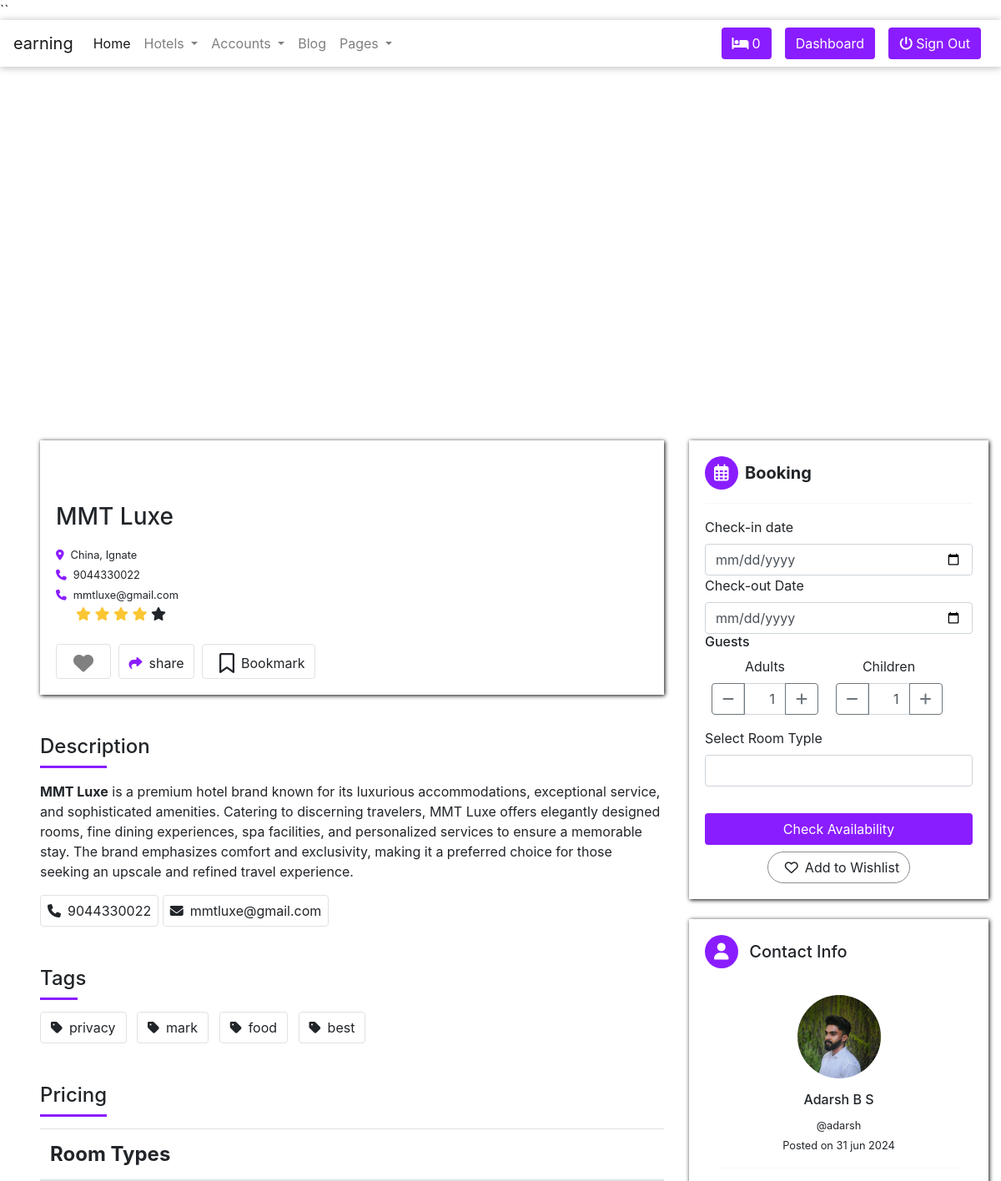
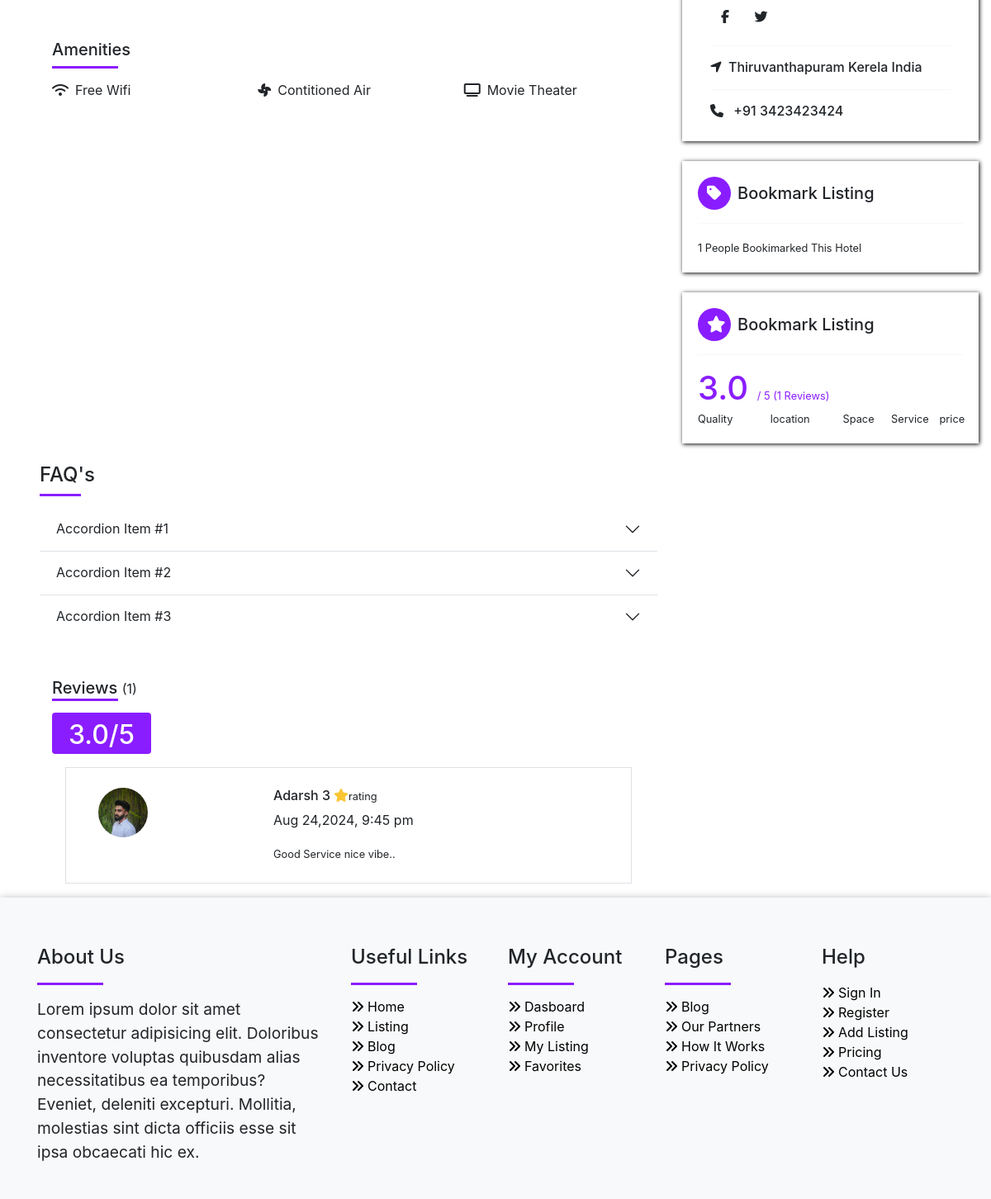
Page /detail/mmt-luxe/ (signed in) on the committed database (2 pictures, top to bottom).
### hotel/models.py (models this page shows, shortened)
class Hotel(models.Model):
    user = models.ForeignKey(User,on_delete=models.SET_NULL,null=True)
    name = models.CharField(max_length=100)
    description = CKEditor5Field(null=True,blank=True, config_name='extends')
    image = models.FileField(upload_to='hotel_galley')
    address = models.CharField(max_length=200)
    mobile = models.CharField(max_length=50)
    email = models.EmailField(max_length=110)
    status = models.CharField(max_length=20,choices=HOTEL_STATUS ,default='Live')
    tag=TaggableManager(blank=True)
    views=models.IntegerField(default=0)
    featured=models.BooleanField(default=False)
    hid = ShortUUIDField(unique=True, length=10, max_length=20, alphabet='abcdefghijklmnopqrstuvwxyz')
    slug= models.SlugField(unique=True)
    date= models.DateTimeField(auto_now_add=True)
    def hotel_room_types(self):
        return RoomType.objects.filter(hotel=self)

### hotel/views.py (the view)
# urls.py: path('detail/<slug>/',views.hotel_detail,name='hotel_detail'),
def hotel_detail(request,slug):
    hotel=Hotel.objects.get(status='Live',slug=slug)
    if request.user.is_authenticated:
        bookmark = Bookmark.objects.filter(user=request.user, hotel=hotel)
    context={
        'hotel':hotel,
        'bookmark':bookmark
    }
    return render(request,'hotel/hotel_page.html',context)

### templates/hotel/hotel_page.html (shortened to what this page needs)
{% load static %}
{% include "base/base.html" %}
{% block content %}
<section>
    <div id="carouselExampleIndicators" class="carousel slide" data-ride="carousel">
        <ol class="carousel-indicators">
          <li data-target="#carouselExampleIndicators" data-slide-to="0" class="active"></li>
          <li data-target="#carouselExampleIndicators" data-slide-to="1"></li>
          <li data-target="#carouselExampleIndicators" data-slide-to="2"></li>
        </ol>
        <div class="carousel-inner">
        </div>
        <a class="carousel-control-prev" href="#carouselExampleIndicators" role="button" data-slide="prev">
          <span class="carousel-control-prev-icon" aria-hidden="true"></span>
        </a>
        <a class="carousel-control-next" href="#carouselExampleIndicators" role="button" data-slide="next">
          <span class="carousel-control-next-icon" aria-hidden="true"></span>
        </a>
      </div>
      <div class="container-fluid mt-5 mr-0 ml-0 pl-5">
        <div class="row">
            <div class="col-12 col-md-8">
              <div class="box-l">
                <h3 class="mb-3">{{hotel.name}}</h3>
                <small><i class="fa-solid fa-location-dot pr-2 colo"></i>{{hotel.address}}</small>
                <br>
                <small><i class="fa-solid fa-phone pr-2 colo"></i>{{hotel.mobile}}</small>   <br>
                <small><i class="fa-solid fa-phone pr-2 colo"></i>{{hotel.email}}</small>
                <div class="d-flex justify-content-between ">
                  <div class="ratings pl-4 pr-0">
                      <i class="fa fa-star rating-color"></i>
                      <i class="fa fa-star rating-color"></i>
                      <i class="fa fa-star rating-color"></i>
                      <i class="fa fa-star rating-color"></i>
                      <i class="fa fa-star"></i>
                  </div>
              </div>
              <div class="ratings mt-4">
                {% if bookmark %}
                <a  data-hotel="{{hotel.id}}" class="btn border add-to-bookmark-{{hotel.id}} mr-1" id='add-to-bookmark' > <i class="fa-solid fa-heart  fa-xl pt-3 px-2 " style="color:red;"></i></a>
                {% else %}
                <a   data-hotel="{{hotel.id}}" class="btn border add-to-bookmark-{{hotel.id}} mr-1" id='add-to-bookmark' > <i class="fa-solid fa-heart  fa-xl pt-3 px-2"  style="color:gray;"></i></a>
                {% endif %}
                <button class="btn border mr-1"><i class="fa-solid fa-share pt-2 pr-2 colo"></i>share</button>
                <button class="btn border mr-1"> <i class="fa-regular fa-bookmark  fa-xl pt-3 px-2 "></i>Bookmark</button>
            </div>
            </div>
            <div class="container-fluid mx-0 px-0 my-5 ">
            <h4>Description</h4>
            <div class="line"></div>
            <p>{{hotel.description|safe}}</p>
            <button class="btn px-2 border"><i class="fa-solid fa-phone mr-2"></i>{{hotel.mobile}}</button>
            <button class="btn px-2 border"><i class="fa-solid fa-envelope mr-2"></i>{{hotel.email}}</button>
             <div class="container-fluid mx-0 px-0 my-5" >
              <h4>Tags</h4>
              <div class="line" style="width: 45px;"></div>
              {% for t in hotel.tag.all %}
              <button class="btn border mr-2"><i class="fa-solid fa-tag mr-2"></i>{{t.name}}</button>
              {% endfor %}
             </div>
             <div class="container-fluid mx-0 px-0 my-5" >
              <h4>Pricing</h4>
              <div class="line"></div>
              <table class="table">
                <thead class="table-head">
                  <th class="">Room Types</th>
                  <th></th>
                </thead>
              </table>
              </div>
               <div class="container-fluid">
               <h5>Amenities</h5>
               <div class="line"></div>
               <div class="container-fluid p-0 m-0">
                <div class="row">
                <div class="col-4">
                  <p><i class="fa-solid fa-wifi pr-2"></i>Free Wifi</p>
                </div>
                <div class="col-4">
                  <p ><i class="fa-solid fa-fan pr-2"></i>Contitioned Air</p>
                </div>
                <div class="col-4">
                  <p><i class="fa-solid fa-tv pr-2"></i>Movie Theater</p>
                </div>
              </div>
               </div>
              </div>
            </div>
            </div>
            <div class="col-12 col-md-4">
              <div class="box-r">
                <h5><i class="fa-regular fa-calendar-days calender mr-2"></i><b>Booking</b></h5>
                <hr>
                <form class="" method="POST" action="{% url 'booking:check_room_availability' %}">
                <label for="">Check-in date</label>
                <input type="date" name="checkin" class="form-control" >
                <label for="">Check-out Date</label>
                <input type="date" class="form-control" name="checkout" >
                <h6>Guests</h6>
                <label for="" class="text-center">Adults
                <div class="input-group inline-group ">
                  <div class="input-group-prepend">
                    <span class="btn btn-outline-secondary btn-minus">
                      <i class="fa fa-minus"></i>
                    </span>
                  </div>
                  <input class="form-control quantity" min="0" name="adult" value="1" type="number">
                  <div class="input-group-append">
                    <span class="btn btn-outline-secondary btn-plus">
                      <i class="fa fa-plus"></i>
                    </span>
                  </div>
                </div>
              </label>
              <label for="" class="text-center">Children
              <div class="input-group inline-group  ">
                <div class="input-group-prepend">
                  <span class="btn btn-outline-secondary btn-minus">
                    <i class="fa fa-minus"></i>
                  </span>
                </div>
                <input class="form-control quantity" min="0" name="children" value="1" type="number">
                <div class="input-group-append">
                  <span class="btn btn-outline-secondary btn-plus">
                    <i class="fa fa-plus"></i>
                  </span>
                </div>
              </div></label>
          <br>
                <label for="">Select Room Typle</label>
                <br>
                <div class="select is-multiple">
                <select class="form-control" name='room_type' aria-label=".form-select-lg example">
                </select>
                <br></div>
                <button class="btn nav_btn btn-block my-2">Check Availability</button>
                <div class="text-center">
                <button class="btn btn-wish text-enter"><i class="fa-regular fa-heart  fa-md px-2 "></i>Add to Wishlist</button>
                 </div>
                </form>
              </div>
              <div class="box-r mt-4">
                <h5><i class="fa-solid fa-user calender mr-2"></i> Contact Info</h5>
                <br>
                <div class="container-fluid">
                  <div class="row text-center ">
                    <div class="col-12  justify-content-center align-items-center d-flex">
                      <div class="img" ></div>
                    </div>
                    <div class="col-12  pt-3">
                      <h6>Adarsh B S</h6>
                      <small>@adarsh</small>
                      <br>
                      <small>Posted on 31 jun 2024</small>
                    </div>
                  </div>
                  <hr>
                  <div>
                    <button class="btn"><i class="fa-brands fa-facebook-f"></i></button>
                    <button class="btn"><i class="fa-brands fa-twitter"></i></button>
                  </div>
                  <hr>
                  <h6><i class="fa-solid fa-location-arrow mr-2"></i>Thiruvanthapuram Kerela India </h6>
                  <hr>
                  <h6> <i class="fa-solid fa-phone mr-2"></i> +91 3423423424</h6>
                </div>
              </div>
              <div class="box-r mt-4">
                <h5><i class="fa-solid fa-tag calender mr-2"></i>Bookmark Listing</h5>
                <hr>
                <small>1 People Bookimarked This Hotel</small>
              </div>
              <div class="box-r mt-4">
                <h5><i class="fa-solid fa-star calender mr-2"></i>Bookmark Listing</h5>
                <hr>
                <h1 class="colo d-inline">3.0  </h1><small class="colo">/ 5 (1 Reviews)</small>
                <div class="container-fluid m-0 p-0">
                  <div class="row">
                     <div class="col-3">
                      <small>Quality</small>
                     </div>
                     <div class="col-3">
                      <small>location</small>
                     </div>
                     <div class="col-2">
                      <small>Space</small>
                     </div>
                     <div class="col-2">
                      <small>Service</small>
                     </div>
                     <div class="col-2">
                      <small>price</small>
                     </div>
                  </div>
                </div>
              </div>
            </div>
        </div>
      </div>
<div class="container-fluid pl-5 mt-4 ">
  <div class="row">
    <div class="col-12 col-md-8">
      <h4>FAQ's</h4>
      <div class="line " style="width: 50px;"></div>
      <div class="accordion accordion-flush" id="accordionFlushExample">
        <div class="accordion-item">
          <h2 class="accordion-header" id="flush-headingOne">
            <button class="accordion-button collapsed" type="button" data-bs-toggle="collapse" data-bs-target="#flush-collapseOne" aria-expanded="false" aria-controls="flush-collapseOne">
              Accordion Item #1
            </button>
          </h2>
        </div>
        <div class="accordion-item">
          <h2 class="accordion-header" id="flush-headingTwo">
            <button class="accordion-button collapsed" type="button" data-bs-toggle="collapse" data-bs-target="#flush-collapseTwo" aria-expanded="false" aria-controls="flush-collapseTwo">
              Accordion Item #2
            </button>
          </h2>
        </div>
        <div class="accordion-item">
          <h2 class="accordion-header" id="flush-headingThree">
            <button class="accordion-button collapsed" type="button" data-bs-toggle="collapse" data-bs-target="#flush-collapseThree" aria-expanded="false" aria-controls="flush-collapseThree">
              Accordion Item #3
            </button>
          </h2>
        </div>
      </div>
      <div class="container-fluid mt-5">
        <h5 class="d-inline">Reviews </h5><p class="d-inline">(1)</p>
        <div class="line"></div>
        <div class="rating nav_btn text-center p-2" style="width: 120px; height: 50px ; border-radius: 4px;"><h2>3.0/5</h2></div>
        <div>
              <div class="border  p-4 m-3">
              <div class="container">
            <div class="row">
              <div class="col-4">
                <div class="img" style="height: 60px; width: 60px;"></div>
              </div>
              <div class="col-8"><h6>Adarsh  3<i class="fa fa-star rating-color pl-1"></i><small>rating</small></h6>
                <p>Aug 24,2024, 9:45 pm</p>
                <small>Good Service nice vibe..</small>
              </div>
            </div>
            </div>
            </div>
          </div>
        </div>
      </div>
      </div>
    <div class="col-12 col-md-4"></div>
  </div>
  <div class="container-fluid box1 bg-light">
    <div class="container box2">
    <div class="row">
        <div class="col-lg-4 col-md-12 ">
            <h4 class="mb-3">About Us<h4>
                <div class="line"></div>
            <small>Lorem ipsum dolor sit amet consectetur adipisicing elit. Doloribus inventore voluptas quibusdam alias necessitatibus ea temporibus? Eveniet, deleniti excepturi. Mollitia, molestias sint dicta officiis esse sit ipsa obcaecati hic ex.</small>
        </div>
        <div class="col-lg-2 col-md-3 col-6 ">
            <h4 class="mb-3">Useful Links</h4>
            <div class="line"></div>
            <a class="footer_link" href="#"><i class="fa-solid fa-angles-right pr-1"></i>Home</a><br>
            <a class="footer_link" href="#"><i class="fa-solid fa-angles-right pr-1"></i>Listing</a><br>
            <a class="footer_link" href="#"><i class="fa-solid fa-angles-right pr-1"></i>Blog</a><br>
            <a class="footer_link" href="#"><i class="fa-solid fa-angles-right pr-1"></i>Privacy Policy</a><br>
            <a class="footer_link" href="#"><i class="fa-solid fa-angles-right pr-1"></i>Contact</a>
        </div>
        <div class="col-lg-2 col-md-3 col-6">
            <h4 class="mb-3">My Account</h4>
            <div class="line"></div>
            <a class="footer_link" href="#"><i class="fa-solid fa-angles-right pr-1"></i>Dasboard</a><br>
            <a class="footer_link" href="#"><i class="fa-solid fa-angles-right pr-1"></i>Profile</a><br>
            <a class="footer_link" href="#"><i class="fa-solid fa-angles-right pr-1"></i>My Listing</a><br>
            <a class="footer_link" href="#"><i class="fa-solid fa-angles-right pr-1"></i>Favorites</a>
        </div>
        <div class="col-lg-2 col-md-3 col-6">
            <h4 class="mb-3">Pages</h4>
            <div class="line"></div>
            <a class="footer_link" href="#"><i class="fa-solid fa-angles-right pr-1"></i>Blog</a><br>
            <a class="footer_link" href="#"><i class="fa-solid fa-angles-right pr-1"></i>Our Partners</a><br>
            <a class="footer_link" href="#"><i class="fa-solid fa-angles-right pr-1"></i>How It Works</a><br>
            <a class="footer_link" href="#"><i class="fa-solid fa-angles-right pr-1"></i>Privacy Policy</a>
        </div>
        <div class="col-lg-2 col-md-3 col-6">
            <h4 class="mb-3">Help</h4>
            <a class="footer_link" href="#"><i class="fa-solid fa-angles-right pr-1"></i>Sign In</a><br>
            <a class="footer_link" href="#"><i class="fa-solid fa-angles-right pr-1"></i>Register</a><br>
            <a class="footer_link" href="#"><i class="fa-solid fa-angles-right pr-1"></i>Add Listing</a><br>
            <a class="footer_link" href="#"><i class="fa-solid fa-angles-right pr-1"></i>Pricing</a><br>
            <a class="footer_link" href="#"><i class="fa-solid fa-angles-right pr-1"></i>Contact Us</a>
        </div>
    </div>
    </div>
    </div>
 </section>
{% endblock content %}

### rows in the picture
Hotel: name "MMT Luxe", address "China, Ignate", mobile "9044330022", email "mmtluxe@gmail.com", description "MMT Luxe is a premium hotel brand known for its luxurious accommodations, exceptional service, and sophisticated amenities. Catering to discerning travelers, MMT Luxe offers elegantly designed rooms, fine dining experiences, spa facilities, and personalized services to ensure a memorable stay. The brand emphasizes comfort and exclusivity, making it a preferred choice for those seeking an upscale and refined travel experience."
Tag: name "privacy"
Tag: name "mark"
Tag: name "food"
Tag: name "best"

### other values in the picture
{{ request.session.selection_data_obj|length }} "0"
